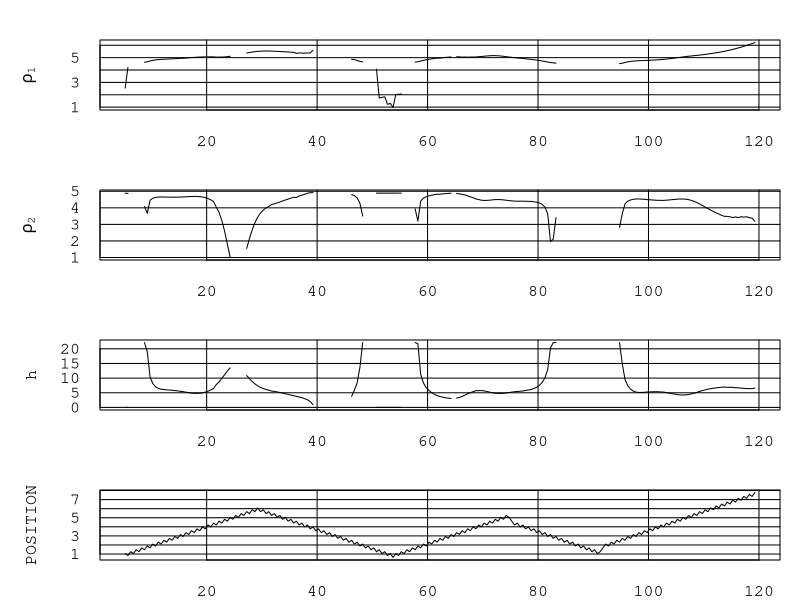

Generate this figure with R:
inv <- read.csv("2021-04-12 20-08-08 7 mm inverse.csv")
# inv <- inv[100 < inv$TIME & inv$TIME < 400,]

par(mfrow = c(4, 1), mar = c(2, 5, 2, 1), cex = 1.0, family = 'mono', las = 1, tck = 1)
plot(inv$TIME, inv$rho1, type = 'l', xlab = 'Time, s', ylab = expression(bold(rho[1])))
plot(inv$TIME, inv$rho2, type = 'l', xlab = 'Time, s', ylab = expression(bold(rho[2])))
plot(inv$TIME, inv$h, type = 'l', xlab = 'Time, s', ylab = 'h')
plot(inv$TIME, inv$POSITION, type = 'l', xlab = 'Time, s', ylab = 'POSITION')
